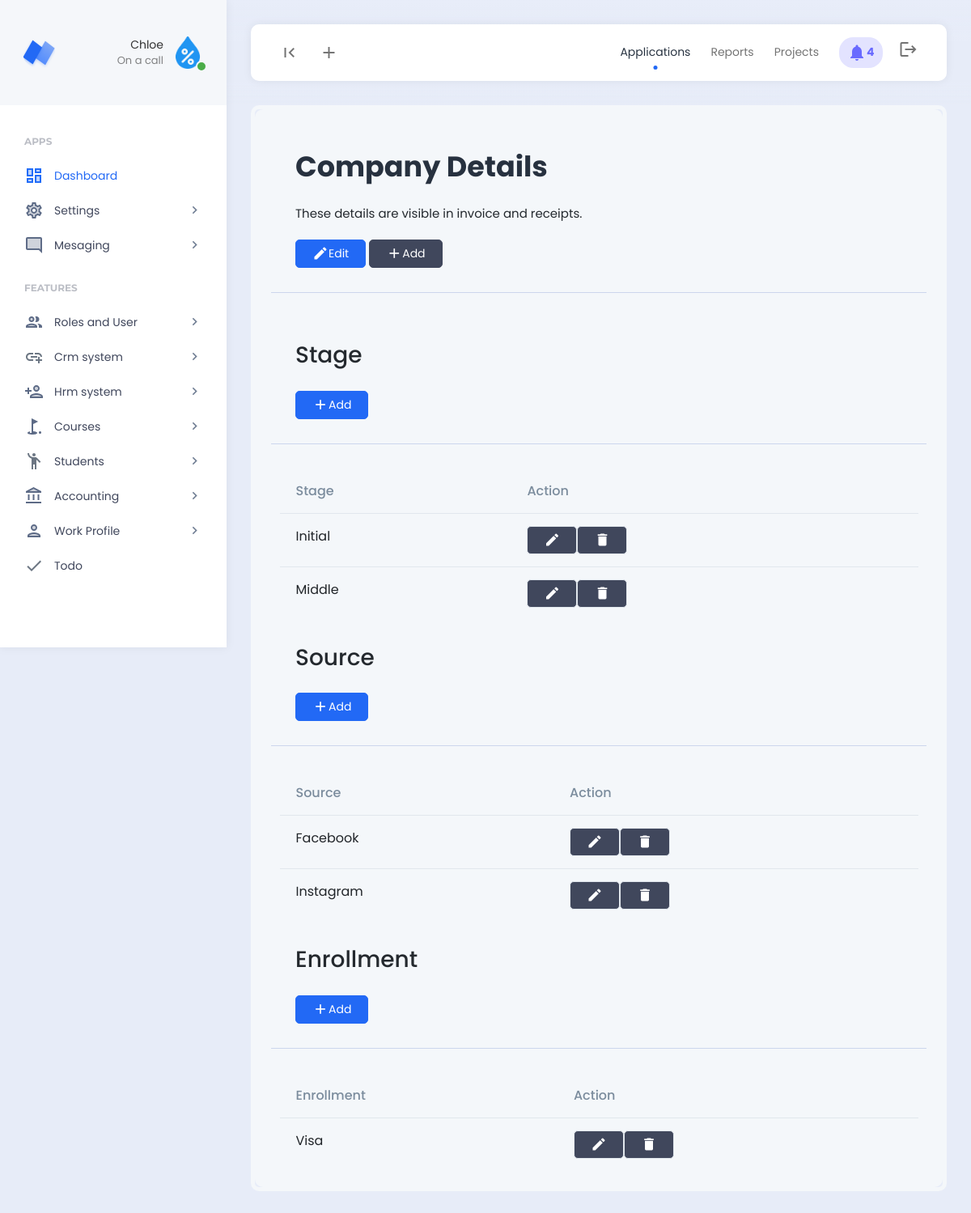
/student_setup/ (signed in), run on an earlier commit of the app's database.
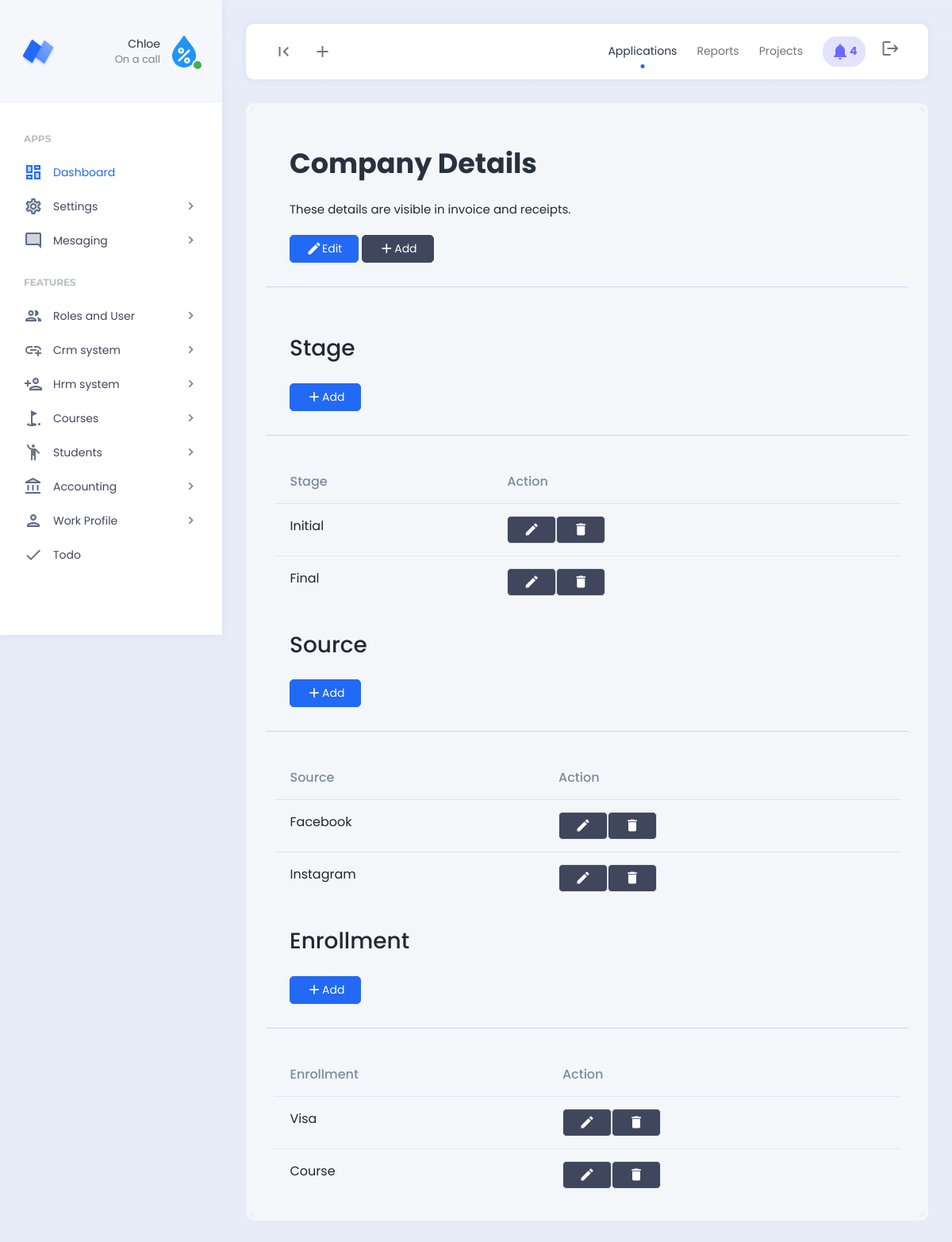
And on a later commit of the database.
### student/models.py (models this page shows, shortened)
class StudentStage(models.Model):
    stage = models.CharField(max_length=200)
    class Meta:
        verbose_name_plural = "02.  Stage"

class StudentSource(models.Model):
    source = models.CharField(max_length=200)
    class Meta:
        verbose_name_plural = "03.  Sources"

class EnrollmentType(models.Model):
    enrollment_type = models.CharField(max_length=100)
    class Meta:
        verbose_name_plural = "01. Enrollment Type"

### student/views.py (the view)
# urls.py: path("student_setup/", views.student_setup, name="student_setup"),
def student_setup(request):
    if 'read_student' in custom_data_views(request):
        student_stage = StudentStage.objects.all()
        student_source = StudentSource.objects.all()
        enrollment_type = EnrollmentType.objects.all()
        context = {
            'student_source':student_source,
            'student_stage':student_stage,
            'enrollment_type':enrollment_type,
        }
        return render (request,'Student/student_setup.html',context)
    else:
        messages.info(request, "Unauthorized access.")
        return redirect('home')

### templates/student/student_setup.html (shortened to what the changed rows need)
{% include 'header.html' %}
<link rel="stylesheet" href="https://cdnjs.cloudflare.com/ajax/libs/bootstrap-datepicker/1.9.0/css/bootstrap-datepicker.min.css">
<div class="app-content">
    <div class="content-wrapper">
        <div class="example-container">
            <div class="example-content bg-light">
                <div class="page-description d-flex align-items-center">
                    <div class="page-description-content flex-grow-1">
                        <h1>Company Details</h1>
                    </div>
                </div>
               <div class="container mt-4">
                    <div class="row">
                        <div class="page-description d-flex align-items-center">
                            <div class="page-description-content flex-grow-1">
                                <h2>Stage</h2>
                            </div>
                        </div>
                        <div class="flex">
                            <div class="table-responsive">
                                <table class="table mb-0">
                                    <thead>
                                        <tr>
                                            <th>Stage</th>
                                            <th>Action</th>
                                        </tr>
                                    </thead>
                                    <tbody>
										{% for student_stage in student_stage %}
                                        <tr>
                                            <td>{{student_stage.stage}}</td>
                                            <td>
                                                <div class="d-flex align-items-center">
                                                    <div class="d-flex">
                                                        {% if 'manage_student' in permissions %}
                                                        <a href="{% url 'edit_stage' id=student_stage.id %}" class="btn btn-dark"><i class="material-icons">edit</i></a>
                                                        {% endif %}
                                                        {% if 'delete_student' in permissions %}
                                                        <a href="#" class="btn btn-dark" data-bs-toggle="modal" data-bs-target="#exampleModalCenter{{student_stage.id}}"><i class="material-icons">delete</i></a>
                                                        {% endif %}
                                                    </div>
                                                </div>
                                            </td>
                                        </tr>
                                        {% endfor %}
                                    </tbody>
                                </table>
                            </div>
                        </div>
                    </div>
                    <div class="row">
                        <div class="page-description d-flex align-items-center">
                            <div class="page-description-content flex-grow-1">
                                <h2>Source</h2>
                            </div>
                        </div>
                        <div class="flex">
                            <div class="table-responsive">
                                <table class="table mb-0">
                                    <thead>
                                        <tr>
                                            <th>Source</th>
                                            <th>Action</th>
                                        </tr>
                                    </thead>
                                    <tbody>
										{% for student_source in student_source %}
                                        <tr>
                                            <td>{{student_source.source}}</td>
                                            <td>
                                                <div class="d-flex">
                                                    {% if 'manage_student' in permissions %}
                                                        <a href="{% url 'edit_source' id=student_source.id %}" class="btn btn-dark"><i class="material-icons">edit</i></a>
                                                    {% endif %}
                                                    {% if 'delete_student' in permissions %}
													<a href="" class="btn btn-dark" data-bs-toggle="modal" data-bs-target="#exampleModalCenter{{student_stage.id}}"><i class="material-icons">delete</i></a>
                                                    {% endif %}
                                                </div>
                                            </td>
                                        </tr>
                                        {% endfor %}
                                    </tbody>
                                </table>
                            </div>
                        </div>
                    </div>
                    <div class="row">
                        <div class="page-description d-flex align-items-center">
                            <div class="page-description-content flex-grow-1">
                                <h2>Enrollment</h2>
                            </div>
                        </div>
                        <div class="flex">
                            <div class="table-responsive">
                                <table class="table mb-0">
                                    <thead>
                                        <tr>
                                            <th>Enrollment</th>
                                            <th>Action</th>
                                        </tr>
                                    </thead>
                                    <tbody>
										{% for enrollment_type in enrollment_type %}
                                        <tr>
                                            <td>{{enrollment_type.enrollment_type}}</td>
                                            <td>
                                                <div class="d-flex">
                                                    {% if 'manage_student' in permissions %}
                                                        <a href="{% url  'edit_enrollment' id=enrollment_type.id %}" class="btn btn-dark"><i class="material-icons">edit</i></a>
                                                    {% endif %}
                                                    {% if 'delete_student' in permissions %}
                                                        <a href="" class="btn btn-dark" data-bs-toggle="modal" data-bs-target="#exampleModalCenter{{enrollment_type.id }}"><i class="material-icons">delete</i></a>
                                                    {% endif %}
                                                </div>
                                            </td>
                                        </tr>
                                        {% endfor %}
                                    </tbody>
                                </table>
                            </div>
                        </div>
                    </div>
                </div>
            </div>
        </div>
    </div>
</div>
{% include 'footer.html' %}

What changed in the data, as far as the page shows it:
removed StudentStage: stage "Middle"
added StudentStage: stage "Final"
added EnrollmentType: enrollment_type "Course"
